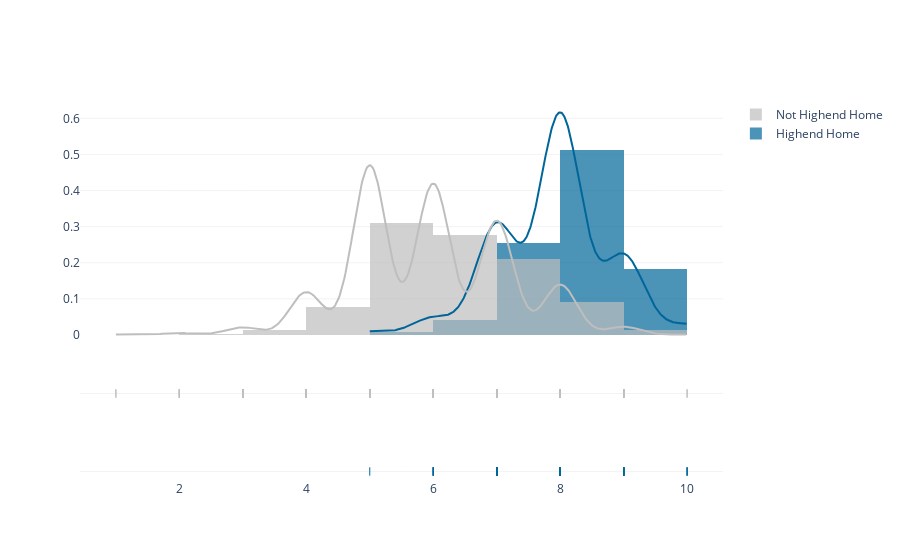

The notebook cell saved with this chart:
### Code cell
import plotly.figure_factory as ff

high = highend.loc[highend['niche']=='Highend']['overallqual']
other = highend.loc[highend['niche']=='Not Highend']['overallqual']

hist_data = [high, other]
group_labels = ['Highend Home', 'Not Highend Home']
colors = ['rgb(0, 102, 153)','rgb(190, 190, 190)'] #'rgb(240, 188, 84)',

fig = ff.create_distplot(hist_data, group_labels, bin_size=1, colors= colors)
fig.update_layout(title_text=' ',
                  plot_bgcolor='rgb(256, 256, 256)')
fig.update_xaxes(title_text = " ") 
fig.update_yaxes(showgrid=True, gridwidth=0.5, gridcolor='rgb(230, 230, 230)')

fig.show()

### Figure 1 — Plotly figure (JSON) as saved in the notebook; plotly's stock layout.template omitted (floating-point values rounded to 4 significant figures; data arrays with more than 128 entries replaced by an {"elided": "..."} marker saying what was removed)
{"data": [{"autobinx": false, "histnorm": "probability density", "legendgroup": "Highend Home", "marker": {"color": "rgb(0, 102, 153)"}, "name": "Highend Home", "opacity": 0.7, "type": "histogram", "x": [7, 8, 7, 8, 7, 7, 7, 8, 8, 8, 9, 8, 8, 8, 6, 8, 7, 10, 9, 9, 8, 9, 7, 9, 8, 8, 8, 8, 9, 8, 8, 6, 9, 6, 7, 9, 8, 8, 8, 9, 8, 8, 10, 9, 7, 8, 8, 7, 9, 9, 8, 9, 8, 9, 8, 7, 8, 7, 8, 8, 8, 7, 8, 10, 8, 7, 8, 9, 8, 8, 7, 7, 6, 8, 7, 7, 5, 8, 9, 8, 8, 9, 7, 9, 8, 7, 8, 8, 8, 7, 7, 8, 8, 7, 8, 8, 7, 8, 7, 7, 8, 8, 8, 7, 8, 8, 7, 8, 8, 9, 8, 6, 7, 8, 8, 8, 9, 9, 7, 8, 8, 8, 9, 9, 7, 8, 8, 7], "xaxis": "x", "xbins": {"end": 10, "size": 1, "start": 5}, "yaxis": "y"}, {"autobinx": false, "histnorm": "probability density", "legendgroup": "Not Highend Home", "marker": {"color": "rgb(190, 190, 190)"}, "name": "Not Highend Home", "opacity": 0.7, "type": "histogram", "x": {"elided": "2327 int values"}, "xaxis": "x", "xbins": {"end": 10, "size": 1, "start": 1}, "yaxis": "y"}, {"legendgroup": "Highend Home", "marker": {"color": "rgb(0, 102, 153)"}, "mode": "lines", "name": "Highend Home", "showlegend": false, "type": "scatter", "x": {"elided": "500 float values"}, "xaxis": "x", "y": {"elided": "500 float values"}, "yaxis": "y"}, {"legendgroup": "Not Highend Home", "marker": {"color": "rgb(190, 190, 190)"}, "mode": "lines", "name": "Not Highend Home", "showlegend": false, "type": "scatter", "x": {"elided": "500 float values"}, "xaxis": "x", "y": {"elided": "500 float values"}, "yaxis": "y"}, {"legendgroup": "Highend Home", "marker": {"color": "rgb(0, 102, 153)", "symbol": "line-ns-open"}, "mode": "markers", "name": "Highend Home", "showlegend": false, "type": "scatter", "x": [7, 8, 7, 8, 7, 7, 7, 8, 8, 8, 9, 8, 8, 8, 6, 8, 7, 10, 9, 9, 8, 9, 7, 9, 8, 8, 8, 8, 9, 8, 8, 6, 9, 6, 7, 9, 8, 8, 8, 9, 8, 8, 10, 9, 7, 8, 8, 7, 9, 9, 8, 9, 8, 9, 8, 7, 8, 7, 8, 8, 8, 7, 8, 10, 8, 7, 8, 9, 8, 8, 7, 7, 6, 8, 7, 7, 5, 8, 9, 8, 8, 9, 7, 9, 8, 7, 8, 8, 8, 7, 7, 8, 8, 7, 8, 8, 7, 8, 7, 7, 8, 8, 8, 7, 8, 8, 7, 8, 8, 9, 8, 6, 7, 8, 8, 8, 9, 9, 7, 8, 8, 8, 9, 9, 7, 8, 8, 7], "xaxis": "x", "y": ["Highend Home", "Highend Home", "Highend Home", "Highend Home", "Highend Home", "Highend Home", "Highend Home", "Highend Home", "Highend Home", "Highend Home", "Highend Home", "Highend Home", "Highend Home", "Highend Home", "Highend Home", "Highend Home", "Highend Home", "Highend Home", "Highend Home", "Highend Home", "Highend Home", "Highend Home", "Highend Home", "Highend Home", "Highend Home", "Highend Home", "Highend Home", "Highend Home", "Highend Home", "Highend Home", "Highend Home", "Highend Home", "Highend Home", "Highend Home", "Highend Home", "Highend Home", "Highend Home", "Highend Home", "Highend Home", "Highend Home", "Highend Home", "Highend Home", "Highend Home", "Highend Home", "Highend Home", "Highend Home", "Highend Home", "Highend Home", "Highend Home", "Highend Home", "Highend Home", "Highend Home", "Highend Home", "Highend Home", "Highend Home", "Highend Home", "Highend Home", "Highend Home", "Highend Home", "Highend Home", "Highend Home", "Highend Home", "Highend Home", "Highend Home", "Highend Home", "Highend Home", "Highend Home", "Highend Home", "Highend Home", "Highend Home", "Highend Home", "Highend Home", "Highend Home", "Highend Home", "Highend Home", "Highend Home", "Highend Home", "Highend Home", "Highend Home", "Highend Home", "Highend Home", "Highend Home", "Highend Home", "Highend Home", "Highend Home", "Highend Home", "Highend Home", "Highend Home", "Highend Home", "Highend Home", "Highend Home", "Highend Home", "Highend Home", "Highend Home", "Highend Home", "Highend Home", "Highend Home", "Highend Home", "Highend Home", "Highend Home", "Highend Home", "Highend Home", "Highend Home", "Highend Home", "Highend Home", "Highend Home", "Highend Home", "Highend Home", "Highend Home", "Highend Home", "Highend Home", "Highend Home", "Highend Home", "Highend Home", "Highend Home", "Highend Home", "Highend Home", "Highend Home", "Highend Home", "Highend Home", "Highend Home", "Highend Home", "Highend Home", "Highend Home", "Highend Home", "Highend Home", "Highend Home", "Highend Home"], "yaxis": "y2"}, {"legendgroup": "Not Highend Home", "marker": {"color": "rgb(190, 190, 190)", "symbol": "line-ns-open"}, "mode": "markers", "name": "Not Highend Home", "showlegend": false, "type": "scatter", "x": {"elided": "2327 int values"}, "xaxis": "x", "y": {"elided": "2327 str values"}, "yaxis": "y2"}], "layout": {"barmode": "overlay", "hovermode": "closest", "legend": {"traceorder": "reversed"}, "plot_bgcolor": "rgb(256, 256, 256)", "title": {"text": " "}, "xaxis": {"anchor": "y2", "domain": [0, 1], "title": {"text": " "}, "zeroline": false}, "yaxis": {"anchor": "free", "domain": [0.35, 1], "gridcolor": "rgb(230, 230, 230)", "gridwidth": 0.5, "position": 0, "showgrid": true}, "yaxis2": {"anchor": "x", "domain": [0, 0.25], "dtick": 1, "gridcolor": "rgb(230, 230, 230)", "gridwidth": 0.5, "showgrid": true, "showticklabels": false}}}
